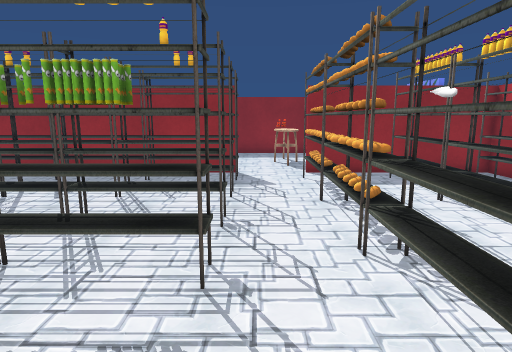
view 1 (above)

24 first-person views from a walk through a Unity game level. The camera is 1.2 m above the floor, tilts 10° down and sees 75° across. The floor is counted in squares, 0.5 m on a side. Each view is taken from the middle of a square. On the plan, view 1 faces up. The plan holds only what a view shows up to about 20 squares ahead; the rest is blank. The place goes on beyond the plan. The player character is not drawn.

view 2
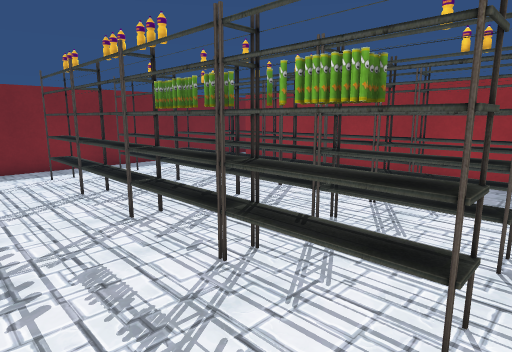

view 3
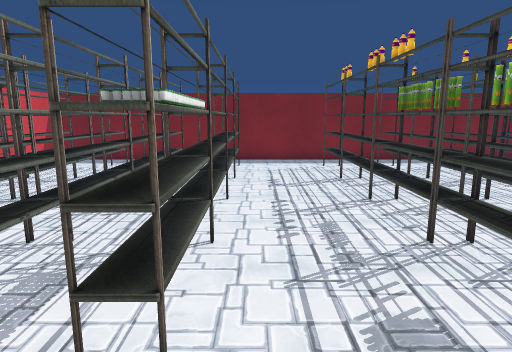

view 4
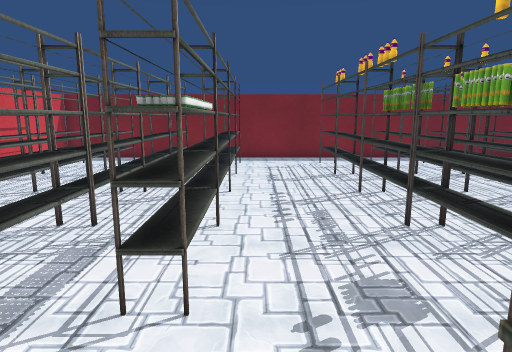

view 5
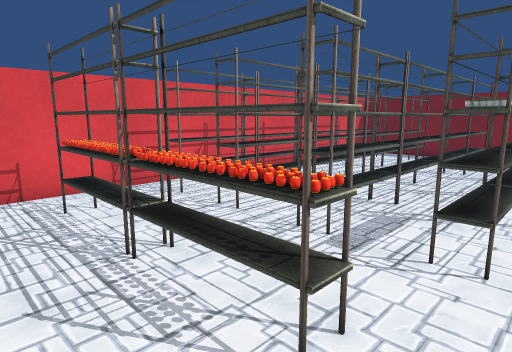

view 6
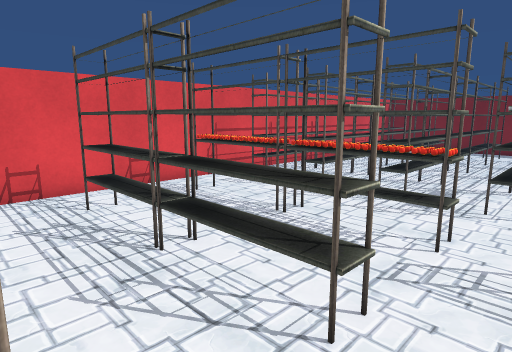

view 7
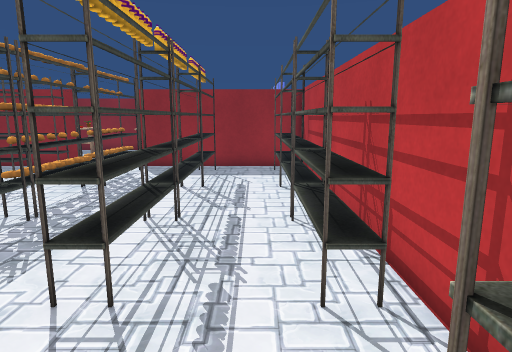

view 8
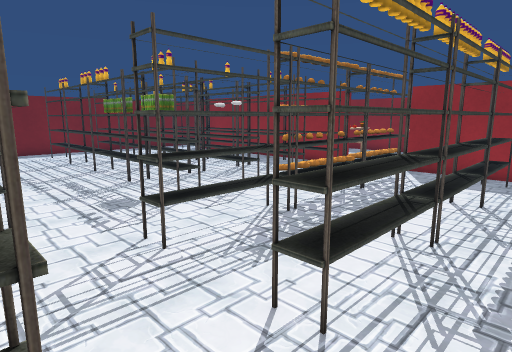

view 9
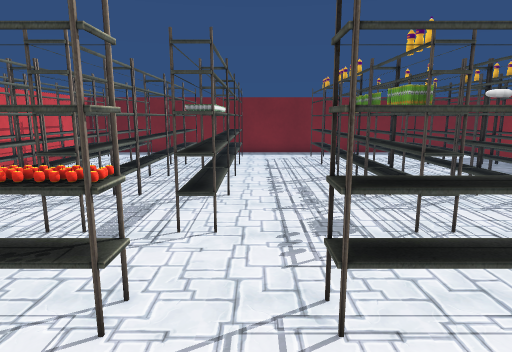

view 10
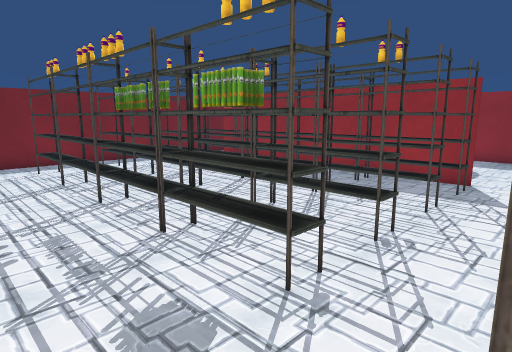

view 11
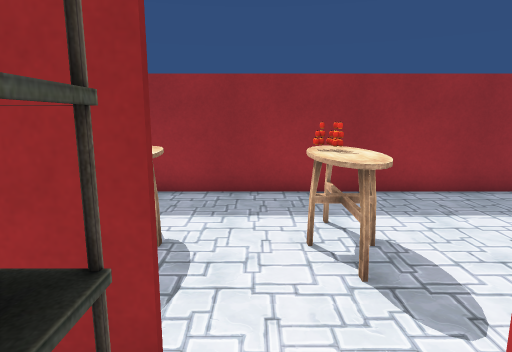

view 12
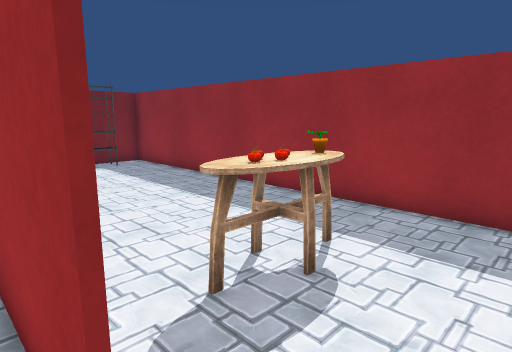

view 13
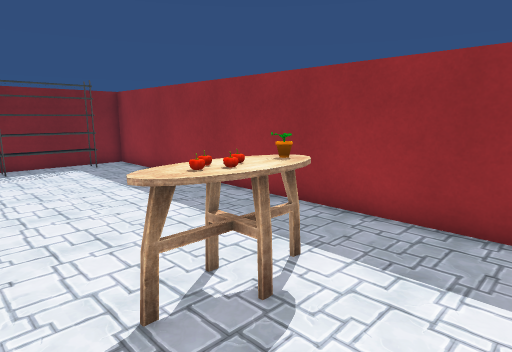

view 14
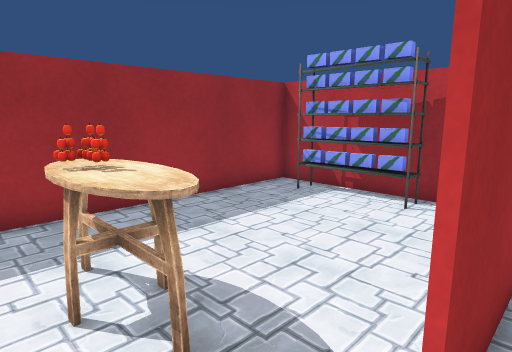

view 15
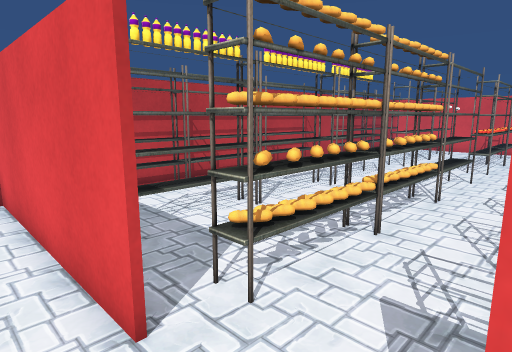

view 16
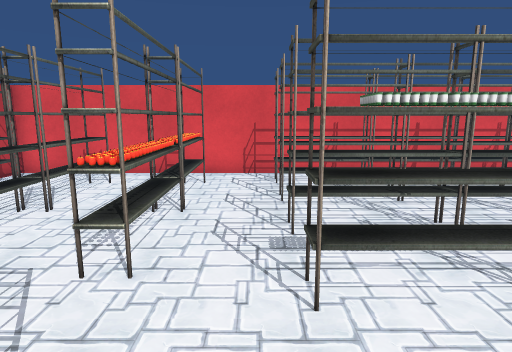

view 17
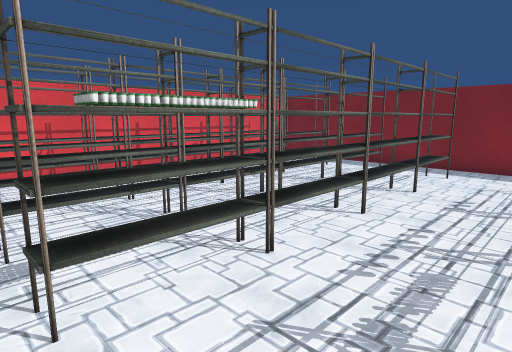

view 18
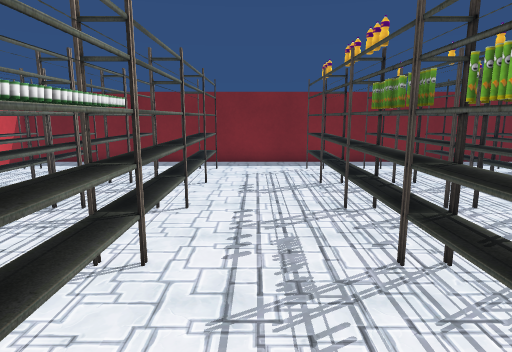

view 19
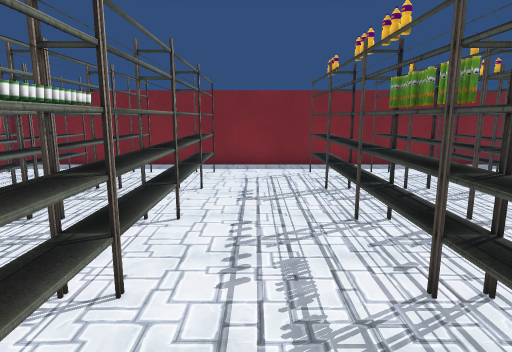

view 20
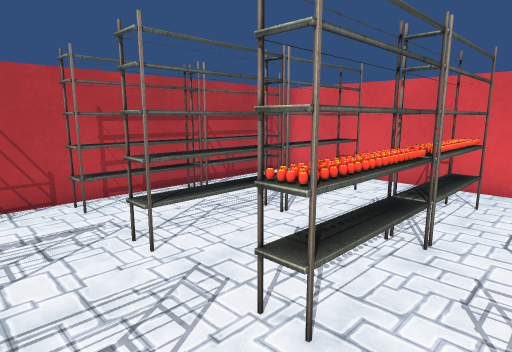

view 21
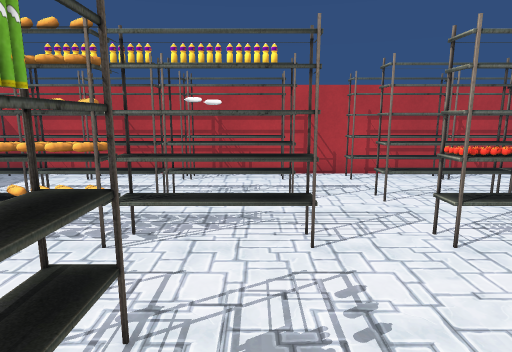

view 22
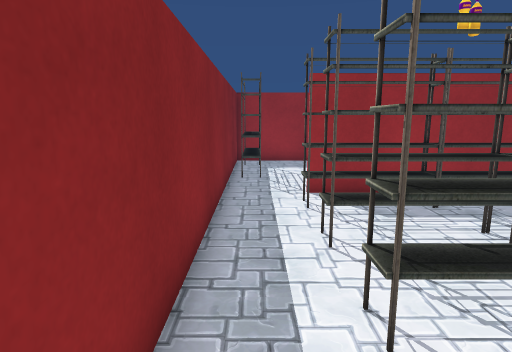

view 23
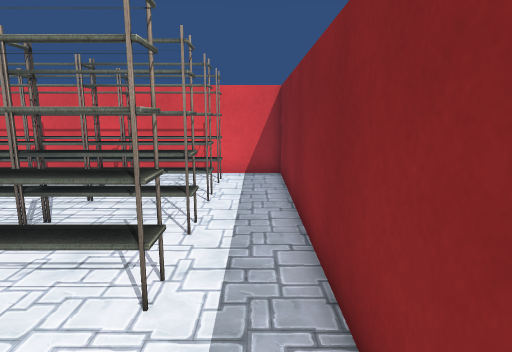

view 24
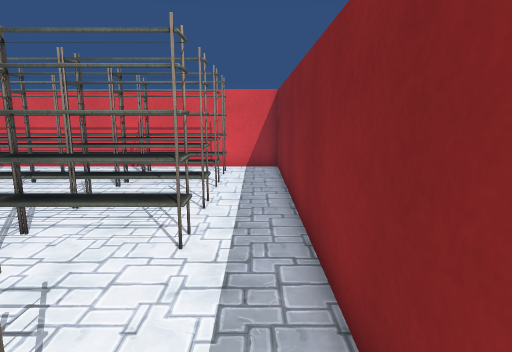

### Floor plan
Points are (right, up) in squares from view 1. A wall is a line through its corners. A room is listed if a view was taken in it or the views show most of it. See-through windows are left out.
Room 1 (views 1, 2, 3, 4, 5, 6, 7, 8, 9, 10, 11, 12, 13, 14, 16, 17, 18, 19, 20, 21, 22, 23, 24)
walls: (-0.8, 14.5) (-14.4, 14.5); (-17.1, 15.5) (-17.1, -10.4) (10.2, -10.4) (10.2, 14.5) (2.1, 14.5)
ways out: opening at (-15.5, 14.5) to room 2; opening at (1, 14.5) to room 2
objects: shelf (-15, -9) to (-12, -8); shelf (-15, -6) to (-11, -5); shelf (-15, -3) to (-12, -3); shelf (-15, -1) to (-12, 0); shelf (-15, 4) to (-12, 5); shelf (-15, 7) to (-12, 8); shelf (-15, 10) to (-12, 11); shelf (-15, 13) to (-12, 13); shelf (-11, -9) to (-8, -8); shelf (-11, -6) to (-8, -5); shelf (-11, -3) to (-8, -3); shelf (-11, -1) to (-8, 0); shelf (-11, 4) to (-8, 5); shelf (-11, 7) to (-8, 8); shelf (-11, 10) to (-8, 11); shelf (-11, 13) to (-8, 13); shelf (-7, -9) to (-5, -8); shelf (-7, -6) to (-4, -5); shelf (-7, -3) to (-5, -3); shelf (-7, -1) to (-5, 0); shelf (-7, 4) to (-5, 5); shelf (-7, 7) to (-5, 8); shelf (-7, 10) to (-5, 11); shelf (-7, 13) to (-5, 13); shelf (-4, -9) to (-1, -8); shelf (-4, -6) to (-1, -5); shelf (-4, -3) to (-1, -3); shelf (-4, -1) to (-1, 0); shelf (-4, 4) to (-1, 5); shelf (-4, 7) to (-1, 8); shelf (-4, 10) to (-1, 11); shelf (-4, 13) to (-1, 13); shelf (2, -8) to (3, -5); shelf (2, -4) to (3, -1); shelf (2, 2) to (3, 5); other object (2, 4); other object (2, 6); other object (2, 7); other object (2, 8); other object (2, 9); other object (2, 10); other object (2, 11); bread (2, 12); bread (2, 13); shelf (3, 6) to (3, 9); shelf (3, 10) to (3, 13); shelf (5, -8) to (6, -5); shelf (5, -4) to (6, -1); shelf (5, 2) to (6, 5); shelf (5, 6) to (6, 9); shelf (5, 10) to (6, 13); shelf (9, -8) to (9, -5); shelf (9, -4) to (9, -1); shelf (9, 2) to (9, 5); shelf (9, 6) to (9, 9); shelf (9, 10) to (9, 13)
Room 2 (view 15)
walls: (2.1, 14.6) (10.2, 14.6); (10.2, 16.9) (10.2, 22.7) (-17.1, 22.7) (-17.1, 15.5)
ways out: opening at (-15.5, 14.5) to room 1; opening at (1, 14.5) to room 1
objects: shelf (-16, 17) to (-16, 21); table (-3, 17) to (-2, 19); table (1, 17) to (2, 20); shelf (9, 17) to (9, 21)

Where each view was taken, in squares from view 1:
view 1: 0 up, 0 right, facing up
view 2: 1 up, 0 right, facing up-left
view 3: 1 up, 2 right, facing left
view 4: 1 up, 3 right, facing left
view 5: 1 up, 5 right, facing down-left
view 6: 1 up, 9 right, facing down-left
view 7: 2 down, 8 right, facing up
view 8: 1 down, 8 right, facing up-left
view 9: 1 up, 6 right, facing left
view 10: 1 up, 2 right, facing up-left
view 11: 12 up, 0 right, facing up
view 12: 14 up, 1 right, facing up-left
view 13: 15 up, 1 right, facing up-left
view 14: 14 up, 0 right, facing up-right
view 15: 16 up, 1 left, facing down-right
view 16: 4 up, 0 right, facing down
view 17: 4 up, 0 right, facing down-left
view 18: 2 up, 1 right, facing left
view 19: 2 up, 0 right, facing left
view 20: 2 up, 0 right, facing down-right
view 21: 3 up, 4 left, facing right
view 22: 4 up, 16 left, facing up
view 23: 4 up, 16 left, facing down
view 24: 6 up, 16 left, facing down
